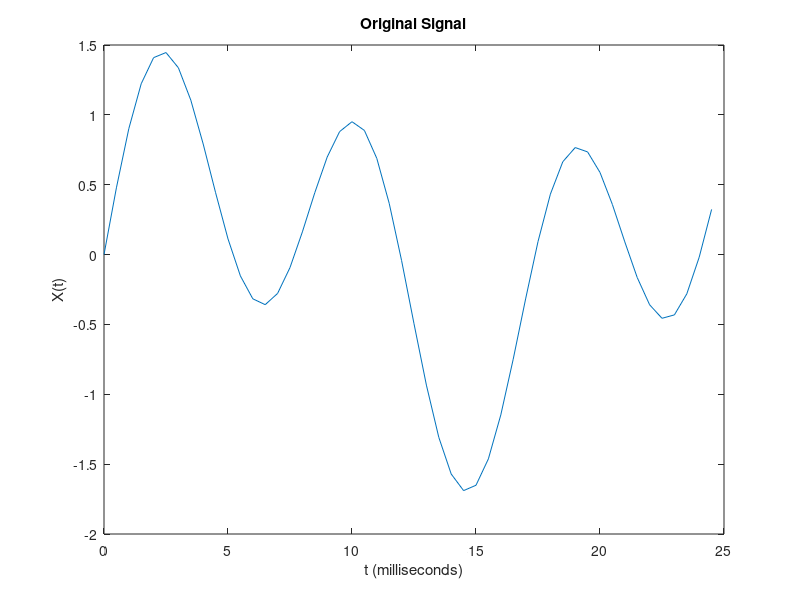
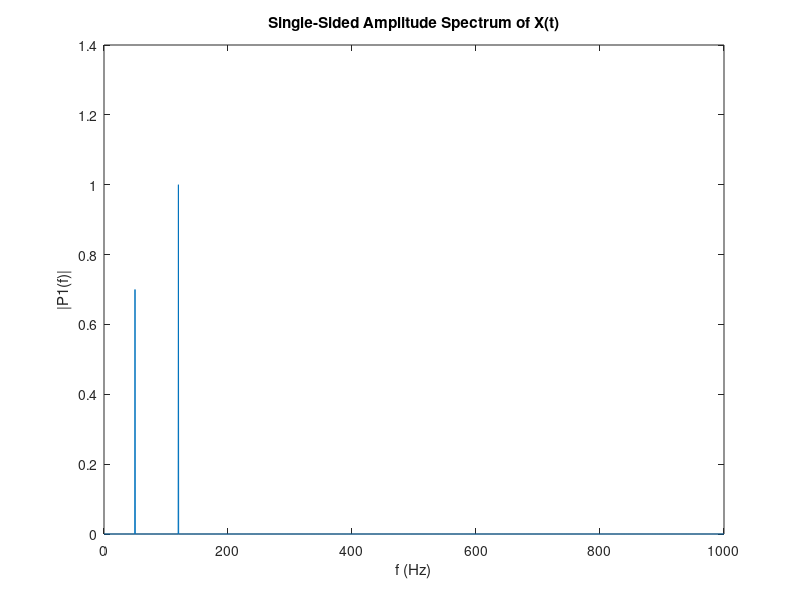

Here is the MATLAB script that generated these plots, in order:
Fs = 2000;            % Sampling frequency                    
T = 1/Fs;             % Sampling period
L = 5000;             % Length of signal
t = (0:L-1)*T;        % Time vector

S = 0.7*sin(2*pi*50*t) + sin(2*pi*120*t);
X = S;

figure(1);
plot(1000*t(1:50),X(1:50))
title('Original Signal')
xlabel('t (milliseconds)')
ylabel('X(t)')

Y = fft(X);

P2 = abs(Y/L);
P1 = P2(1:L/2+1);
P1(2:end-1) = 2*P1(2:end-1);

figure(2);
f = Fs*(0:(L/2))/L;
plot(f,P1) 
title('Single-Sided Amplitude Spectrum of X(t)')
xlabel('f (Hz)')
ylabel('|P1(f)|')